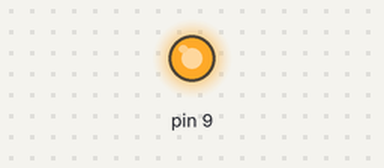
The sketch below on a simulated Arduino Uno, built with avr-gcc and run on an emulated ATmega328P. On the bench: output pins drawn as LEDs (lit = HIGH).

Above: at 0.05 s.
At 2.05 s:
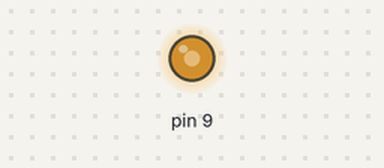
At 3.9 s:
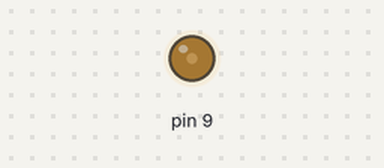
At 9.2 s:
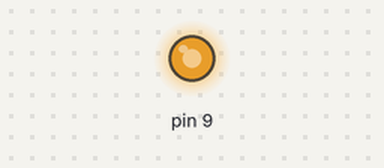
Timing chart, 0 to 13.3 s (numbered marks = the images above):
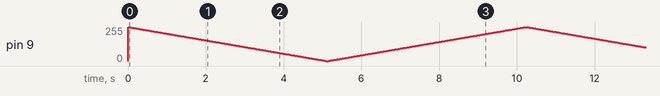

The sketch:

03_PWM.ino
```cpp
/*
  LED brightness controlled by PWM

  Date: 6 Feb 2023
  Author: Yen-Chen Chang @ makestraight
*/

// the setup function runs once when you press reset or power the board
void setup() {
  // initialize PWM pin 9 as an output.
  pinMode(9, OUTPUT);
}

// the loop function runs over and over again forever
void loop() {
  //decrease the duty cycle from 100% (value=255) to 0% (value=0)
  for(int i = 255; i >= 0; i--){
    analogWrite(9, i);
    delay(20);
  }
  //increase the duty cycle from 0% (value=0) to 100% (value=255)
  for(int i = 0; i <= 255; i++){
    analogWrite(9, i);
    delay(20);
  }
}
```
